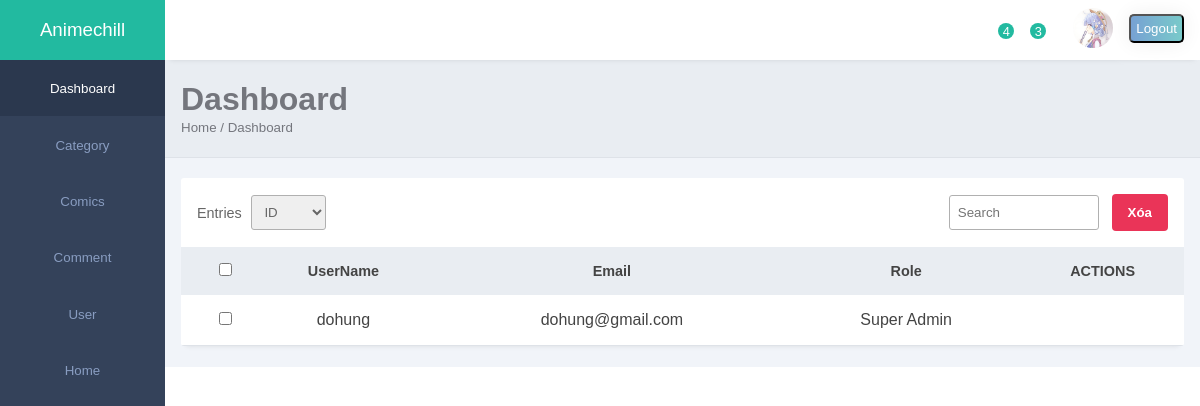
The page /admin/user.php (signed in) on the database its author committed.
### tables this page shows
CREATE TABLE `user` (
  `user_id` int(10) UNSIGNED NOT NULL,
  `username` varchar(225) NOT NULL,
  `email` varchar(225) NOT NULL,
  `password` varchar(225) NOT NULL,
  `role` int(3) NOT NULL COMMENT '0=user, 1=admin, 2=superadmin',
  `read_comic` text NOT NULL DEFAULT '[]'
);

### admin/controller/function.php (called while the page is built, shortened)
<?php
function select_user() {
    include __DIR__.'/../../database/config.php';
    $role = $_SESSION['user'][2];
    if(isset($_POST['search'])) {
        $search_input = $_POST['search_input'];
        $sql_select_user = "SELECT * FROM user WHERE username LIKE '%$search_input%' OR email LIKE '%$search_input%'";
    } else {
        $sql_select_user = "SELECT * FROM user";
    }
    $stmt_select_user = $pdo->prepare($sql_select_user);
    $stmt_select_user->execute();
    $result_users = $stmt_select_user->fetchAll(PDO::FETCH_ASSOC);
}
?>

### admin/user.php (the view, shortened to what this page needs)
<!DOCTYPE html>
<html lang="en">
    <head>
        <link rel="stylesheet" href="./assets/style.css">
        <link rel="stylesheet"
            href="https://maxst.icons8.com/vue-static/landings/line-awesome/line-awesome/1.3.0/css/line-awesome.min.css">
    </head>
    <body>
        <?php include('./layout/sidebar.php') ?>
        <div class="main-content">
            <?php include('./layout/header.php') ?>
            <?php
            include('./controller/function.php');
            select_user();
            ?>
            <main>
                <div class="page-header">
                    <h1>
                        <?php if (!isset($_GET[ 'link' ]) || $link == 'index') {
                            echo 'Dashboard';
                        } elseif ($link == 'user') {
                            echo 'user';
                        } elseif ($link == 'comics') {
                            echo 'Comics';
                        } elseif ($link == 'comment') {
                            echo 'Comment';
                        } elseif ($link == 'user') {
                            echo 'User';
                        } ?>
                    </h1>
                    <small>Home /
                        <?php if (!isset($_GET[ 'link' ]) || $link == 'index') {
                            echo 'Dashboard';
                        } elseif ($link == 'user') {
                            echo 'user';
                        } elseif ($link == 'comics') {
                            echo 'Comics';
                        } elseif ($link == 'comment') {
                            echo 'Comment';
                        } elseif ($link == 'user') {
                            echo 'User';
                        } ?>
                    </small>
                </div>
                <div class="page-content">
                    <div class="records table-responsive">
                        <div class="record-header">
                            <div class="add">
                                <span>Entries</span>
                                <select>
                                    <option>ID</option>
                                </select>
                            </div>
                            <div class="browse">
                                <form action="" method="POST" class="search_box">
                                    <input type="search" placeholder="Search" class="record-search" name="search_input">
                                </form>
                                <?php if ($role == 2) { ?>
                                    <div class="action_btn">
                                        <button class="remove_btn" id="delete">Xóa</button>
                                    </div>
                                <?php } ?>
                            </div>
                        </div>
                        <div>
                            <table width="100%">
                                <thead>
                                    <tr>
                                        <th><input type="checkbox" name="select_all" id="select_all"></th>
                                        <th><span class="las la-sort"></span>UserName</th>
                                        <th><span class="las la-sort"></span>Email</th>
                                        <th><span class="las la-sort"></span>Role</th>
                                        <?php if ($role == 2) { ?>
                                            <th><span class="las la-sort"></span> ACTIONS</th>
                                        <?php } ?>
                                    </tr>
                                </thead>
                                <tbody>
                                    <?php foreach ($result_users as $row) { ?>
                                        <tr>
                                            <td><input type="checkbox" value="<?= $row[ 'user_id' ] ?>" name="select">
                                            </td>
                                            <td>
                                                <?= $row[ 'username' ] ?>
                                            </td>
                                            <td>
                                                <?= $row[ 'email' ] ?>
                                            </td>
                                            <td>
                                                <?php if ($row[ 'role' ] == 0) {
                                                    echo 'User';
                                                } elseif ($row[ 'role' ] == 1) {
                                                    echo 'Admin';
                                                } else {
                                                    echo 'Super Admin';
                                                } ?>
                                            </td>
                                            <?php if ($role == 2) { ?>
                                                <td>
                                                    <div class="actions">
                                                        <a
                                                            href="./update/update_user.php?link=user&user_id=<?= $row[ 'user_id' ] ?>">
                                                        </a>
                                                        <a href="user.php?link=user&user_id=<?= $row[ 'user_id' ] ?>">
                                                        </a>
                                                    </div>
                                                </td>
                                            <?php } ?>
                                        </tr>
                                    <?php } ?>
                                </tbody>
                            </table>
                        </div>
                    </div>
                </div>
            </main>
        </div>
    </body>
</html>

### admin/assets/style.css (style rules this page uses)
:root { --main-color: #22BAA0; --color-dark: #34425A; --text-grey: #B0B0B0; --color-red: #ea3458 }
* { margin: 0; padding: 0; text-decoration: none; list-style-type: none; box-sizing: border-box; font-family: 'Merriweather', sans-serif; }
.main-content { margin-left: 165px; width: calc(100% - 165px); transition: margin-left 300ms; }
main { margin-top: 60px; }
.page-header { padding: 1.3rem 1rem; background: #E9edf2; border-bottom: 1px solid #dee2e8; }
.page-header h1, .page-header small { color: #74767d; }
.page-content { padding: 1.3rem 1rem; background: #f1f4f9; }
.records { box-shadow: 0px 5px 5px -5px rgb(0 0 0 / 10%); background: #fff; border-radius: 3px; }
.record-header { padding: 1rem; display: flex; justify-content: space-between; align-items: center; }
.add, .browse { display: flex; align-items: center; }
.add span { display: inline-block; margin-right: .6rem; font-size: .9rem; color: #666; }
input, button, select { outline: none; }
.add select, .browse input, .browse select { height: 35px; border: 1px solid #b0b0b0; border-radius: 3px; display: inline-block; width: 75px; padding: 0rem .5rem; margin-right: .8rem; color: #666; }
.remove_btn { background: var(--color-red); color: #fff; height: 37px; border-radius: 4px; padding: 0rem 1rem; border: none; font-weight: 600; cursor: pointer; }
.browse input { width: 150px; }
.table-responsive { width: 100%; overflow: auto; }
table { border-collapse: collapse; }
table thead tr { background: #e9edf2; }
table thead th { padding: 1rem 0rem; text-align: center; color: #444; font-size: .9rem; }
table thead th:first-child { padding-left: 1rem; }
table tbody td { padding: 1rem 0rem; color: #444; text-align: center; }
table tbody td:first-child { padding-left: 1rem; color: var(--main-color); font-weight: 600; font-size: .9rem; }
table tbody tr { border-bottom: 1px solid #dee2e8; }

### admin/user.php (style rules this page uses)
.search_box { position: relative; display: flex; align-items: center; justify-content: flex-end; }

### rows shown on the page
user: username "dohung", email "dohung@gmail.com", role "Super Admin"
